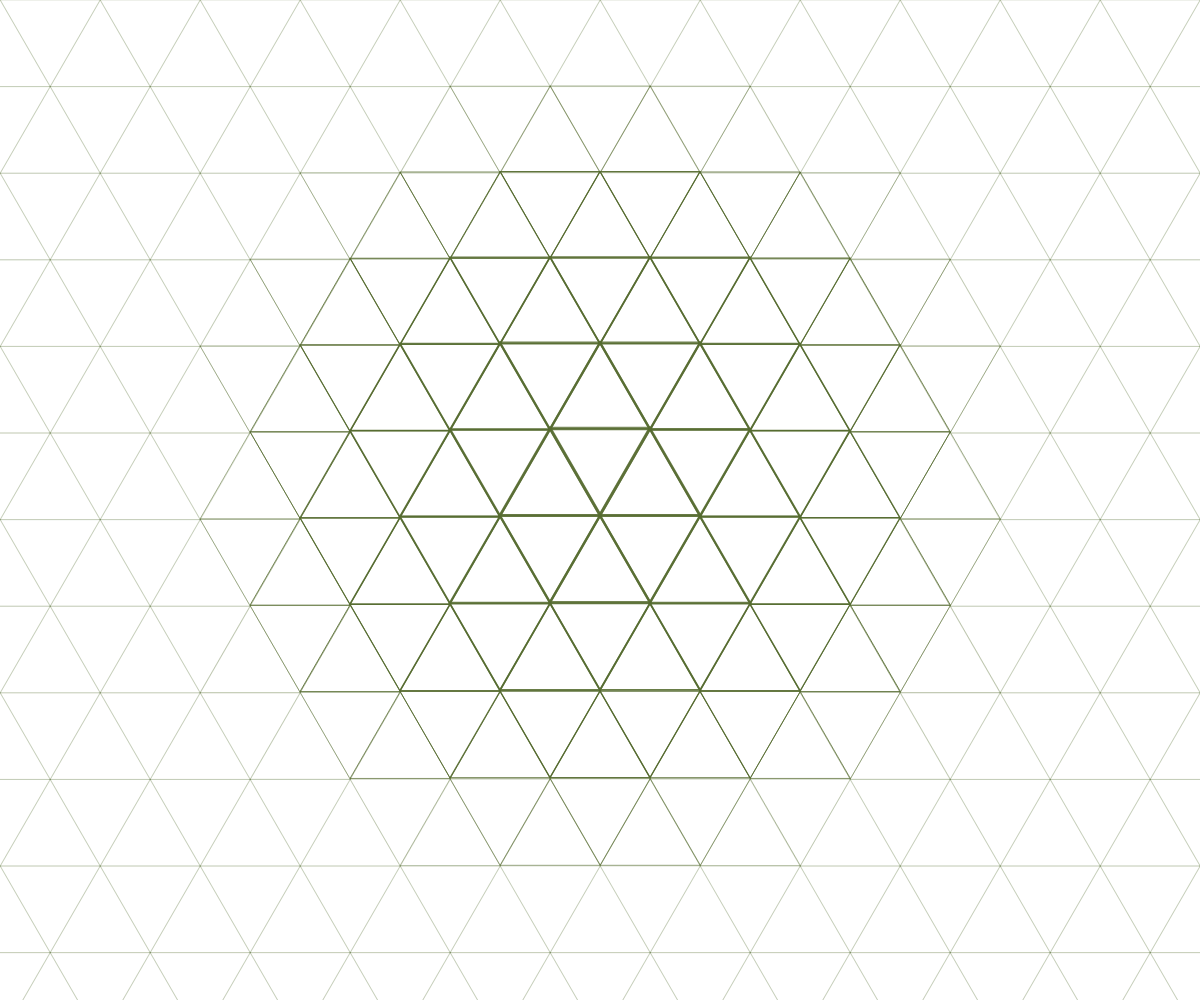
Frame 1 (no input)
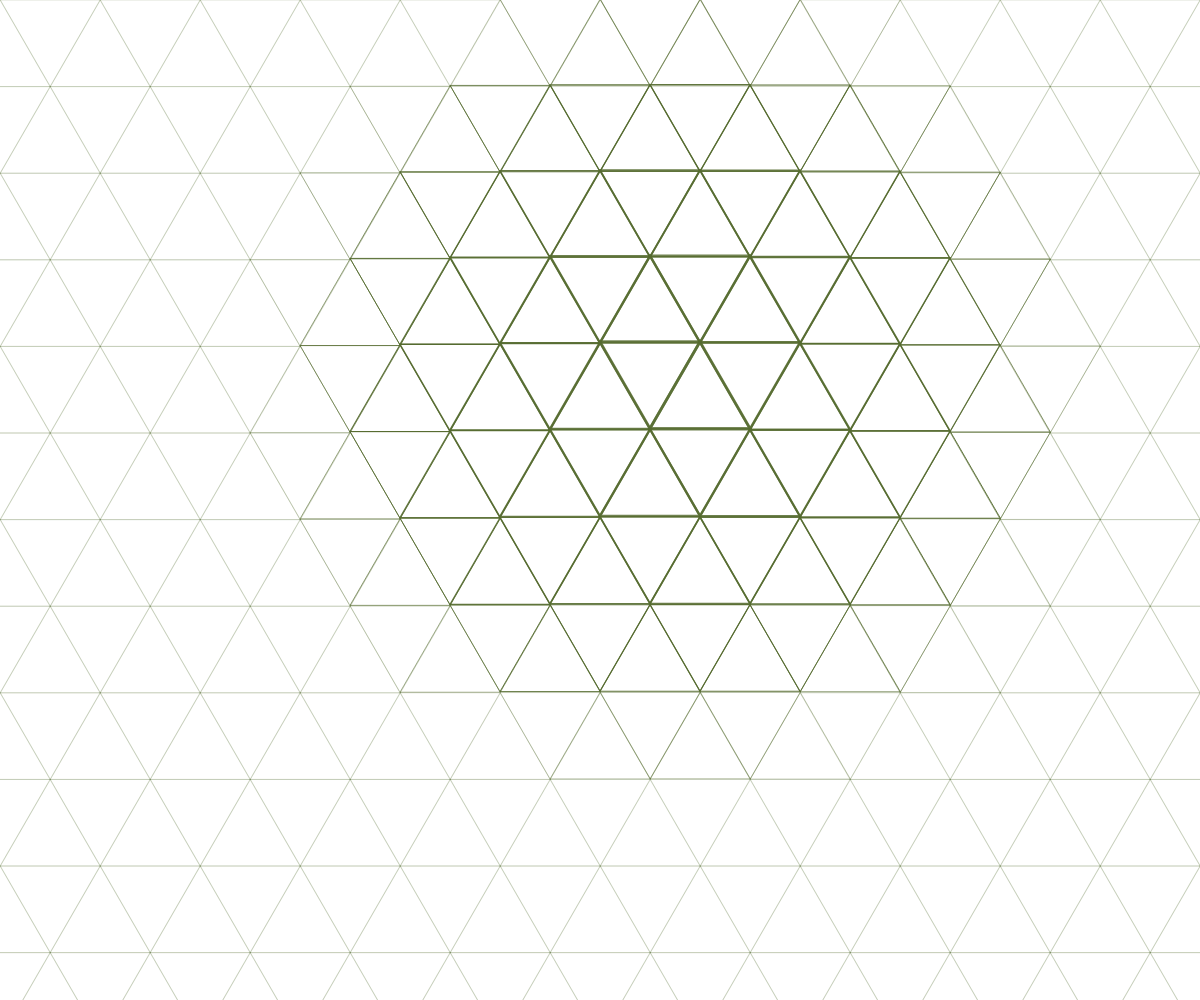
Frame 60 (no input)
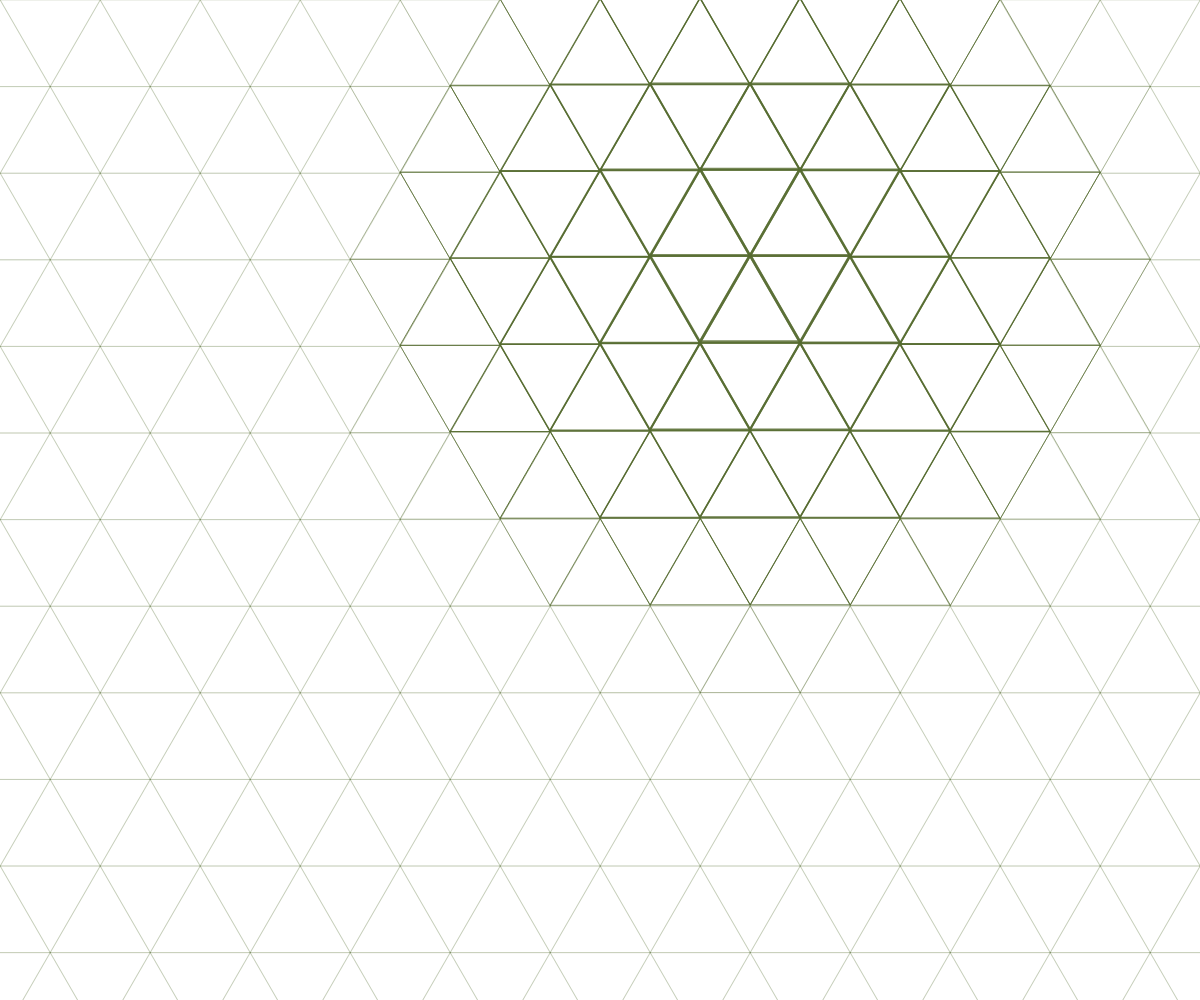
Frame 120 (the mouse pressed at the canvas centre since frame 60)

The p5.js sketch that drew these frames (run headless with seeded random() and noise() and a simulated clock; from frame 60 on, the mouse is pressed at the canvas centre):

// p5.js sketch
// ── sketch.js
let posX, posY;
let xSpeed, ySpeed;
let radiusHighlight = 400;

function setup() {
  createCanvas(windowWidth, windowHeight);
  posX = width / 2;
  posY = height / 2;
  xSpeed = random(-3, 3);
  ySpeed = random(-3, 3);
}

function updateMover() {
  posX += xSpeed;
  posY += ySpeed;

  if (posX < 0 || posX > width) {
    xSpeed *= -1;
    radiusHighlight = random(250, 500);
  }
  if (posY < 0 || posY > height) {
    ySpeed *= -1;
    radiusHighlight = random(250, 500);
  }
}

function draw() {
  background(255);
  updateMover();

  // Optional: visualize moving center
  noStroke();
  noFill();
  ellipse(posX, posY, 20, 20);

  let size = 100;
  let h = size * Math.sqrt(3) / 2;

  let numCols = Math.ceil(windowWidth / size) + 20;
  let numRows = Math.ceil(windowHeight / h) + 20;

  for (let row = 0; row < numRows; row++) {
    for (let col = 0; col < numCols; col++) {
      let x = col * size / 2;
      let y = row * h;

      // Versatz jede zweite Reihe
      if (row % 1 === 1) {
        x += size / 2;
      }

      let centerX = x;
      let centerY = y + h / 1.5;
      let distance = dist(posX, posY, centerX, centerY);

      let weight = 0.2;
      let lift = 0;
      let alpha = 255;

      if (distance < radiusHighlight) {
        weight = map(distance, 0, radiusHighlight, 3.0, 0.2);
        lift = map(distance, 0, radiusHighlight, 5, 0);
        alpha = map(distance, 0, radiusHighlight, 200, 255);
      }

      stroke(85, 107, 47, alpha);
      strokeWeight(weight);
      noFill();

      if ((row + col) % 2 === 0) {
        triangle(
          x, y - lift,
          x - size / 2, y + h - lift,
          x + size / 2, y + h - lift
        );
      } else {
        triangle(
          x, y + h - lift,
          x - size / 2, y - lift,
          x + size / 2, y - lift
        );
      }
    }
  }
}

function windowResized() {
  resizeCanvas(windowWidth, windowHeight);
}
